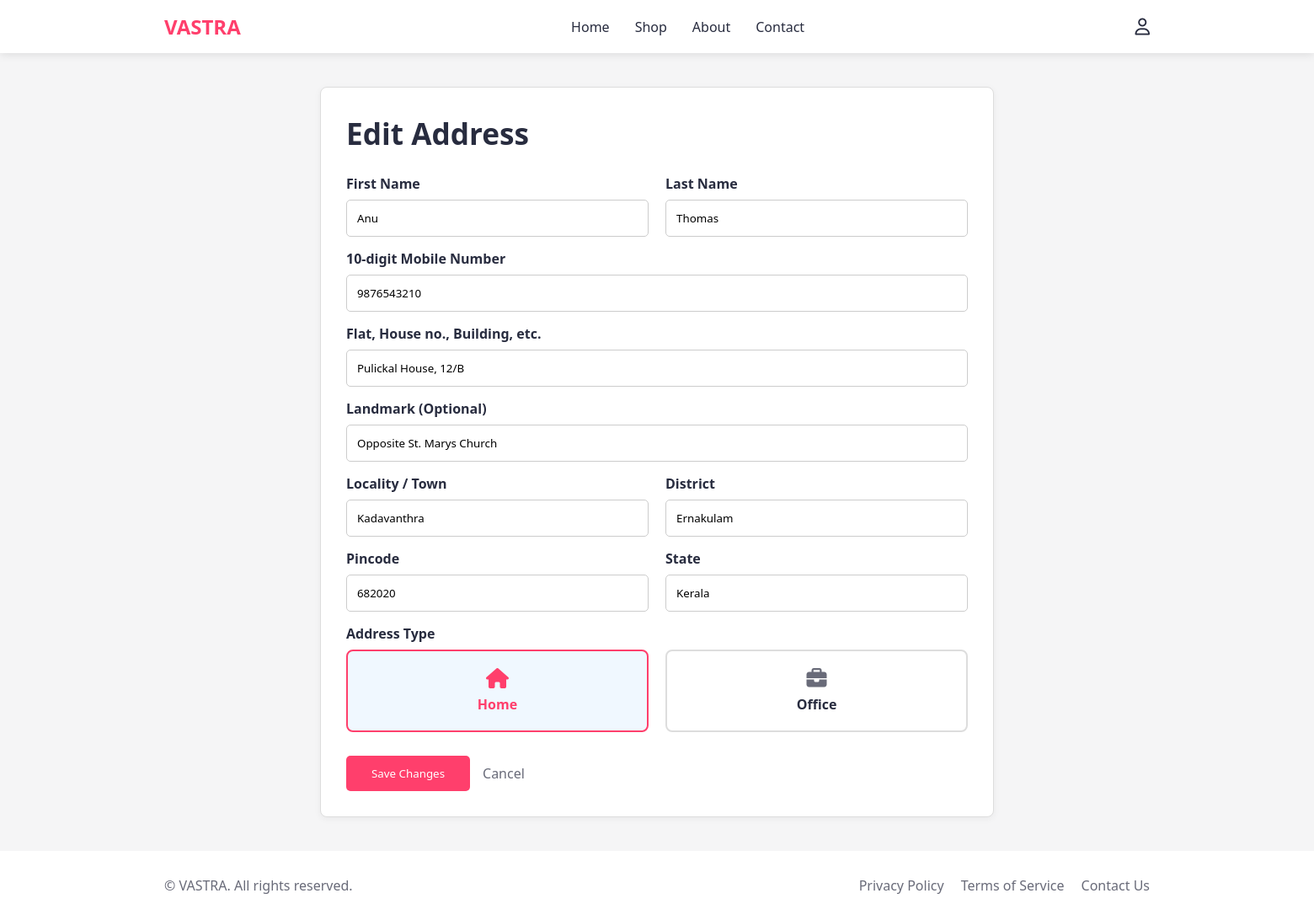
/dashboard/edit-address.php?id=1 (signed in), run on the app's committed database.
### tables this page shows
CREATE TABLE `addresses` (
  `address_id` int(11) NOT NULL,
  `user_id` int(11) NOT NULL,
  `recipient_fname` varchar(100) NOT NULL COMMENT 'First name of the recipient',
  `recipient_lname` varchar(100) NOT NULL COMMENT 'Last name of the recipient',
  `mobile_number` varchar(15) NOT NULL,
  `house_address` varchar(255) NOT NULL COMMENT 'House Name, House Number, Building Name',
  `landmark` varchar(255) DEFAULT NULL COMMENT 'Optional: e.g., Near Post Office',
  `locality_or_town` varchar(255) NOT NULL COMMENT 'e.g., Thampanoor, Edappally',
  `district` varchar(100) NOT NULL COMMENT 'e.g., Thiruvananthapuram, Ernakulam, Kozhikode',
  `pincode` varchar(6) NOT NULL,
  `state` varchar(100) NOT NULL DEFAULT 'Kerala',
  `address_type` enum('Home','Office') NOT NULL DEFAULT 'Home',
  `is_default` tinyint(1) NOT NULL DEFAULT 0 COMMENT '1 for the primary address, 0 for others'
);

### dashboard/edit-address.php (the view, shortened to what this page needs)
<?php
include "../config.php";
$user_id = $_SESSION['user_id'];
$address_id = (int)$_GET['id'];
$sql_fetch = "SELECT * FROM addresses WHERE address_id = ? AND user_id = ?";
$stmt_fetch = mysqli_prepare($conn, $sql_fetch);
mysqli_stmt_bind_param($stmt_fetch, "ii", $address_id, $user_id);
mysqli_stmt_execute($stmt_fetch);
$result = mysqli_stmt_get_result($stmt_fetch);
$address_data = mysqli_fetch_assoc($result);
?>
<!DOCTYPE html>
<html lang="en">
<head>
    <link rel="stylesheet" href="https://cdnjs.cloudflare.com/ajax/libs/font-awesome/6.4.0/css/all.min.css">
    <link rel="stylesheet" href="../index.css">
</head>
<body>
    <nav class="navbar">
       <div class="container nav-container">
            <a href="../index.php" class="logo">VASTRA</a>
            <div class="nav-icons"><a href="../dashboard.php" title="My Account"><i class="far fa-user"></i></a></div>
        </div>
    </nav>
    <main class="container">
        <div class="form-container">
            <h1>Edit Address</h1>
            <form id="addressForm" method="POST" action="edit-address.php?id=<?= $address_id; ?>" novalidate>
                <div class="form-row">
                    <div class="form-group">
                        <label for="recipient_fname">First Name</label>
                        <input type="text" name="recipient_fname" id="recipient_fname" required value="<?= htmlspecialchars($address_data['recipient_fname'] ?? '') ?>">
                    </div>
                    <div class="form-group">
                        <label for="recipient_lname">Last Name</label>
                        <input type="text" name="recipient_lname" id="recipient_lname" required value="<?= htmlspecialchars($address_data['recipient_lname'] ?? '') ?>">
                    </div>
                </div>
                <div class="form-row">
                    <div class="form-group">
                        <label for="mobile_number">10-digit Mobile Number</label>
                        <input type="tel" name="mobile_number" id="mobile_number" required maxlength="10" value="<?= htmlspecialchars($address_data['mobile_number']) ?>">
                    </div>
                </div>
                <div class="form-group"><label for="house_address">Flat, House no., Building, etc.</label><input type="text" name="house_address" id="house_address" required value="<?= htmlspecialchars($address_data['house_address']) ?>"><small class="error-message"></small></div>
                <div class="form-group"><label for="landmark">Landmark (Optional)</label><input type="text" name="landmark" id="landmark" value="<?= htmlspecialchars($address_data['landmark']) ?>"></div>
                <div class="form-row">
                    <div class="form-group"><label for="locality_or_town">Locality / Town</label><input type="text" name="locality_or_town" id="locality_or_town" required value="<?= htmlspecialchars($address_data['locality_or_town']) ?>"><small class="error-message"></small></div>
                    <div class="form-group"><label for="district">District</label><input type="text" name="district" id="district" required value="<?= htmlspecialchars($address_data['district']) ?>"><small class="error-message"></small></div>
                </div>
                <div class="form-row">
                    <div class="form-group"><label for="pincode">Pincode</label><input type="text" name="pincode" id="pincode" required maxlength="6" value="<?= htmlspecialchars($address_data['pincode']) ?>"><small class="error-message"></small></div>
                    <div class="form-group"><label for="state">State</label><input type="text" name="state" id="state" required value="<?= htmlspecialchars($address_data['state']) ?>"><small class="error-message"></small></div>
                </div>
                <div class="form-group">
                    <label>Address Type</label>
                    <div class="address-type-group">
                        <div class="radio-card"><label for="type_home"><i class="fas fa-home"></i> <span>Home</span></label></div>
                        <div class="radio-card"><label for="type_office"><i class="fas fa-briefcase"></i> <span>Office</span></label></div>
                    </div>
                </div>
                <div class="form-actions">
                    <button type="submit" name="update_address" class="btn-save">Save Changes</button>
                    <a href="manage-addresses.php" class="btn-cancel">Cancel</a>
                </div>
            </form>
        </div>
    </main>
</body>
</html>

### index.css (style rules this page uses)
:root { --primary: #ff3f6c; --primary-dark: #e6395a; --primary-rgb: 255, 63, 108; --secondary: #282c3f; --light-gray: #f5f5f6; --dark-gray: #696b79; --white: #ffffff; --black: #000000; --error: #c0392b; }
* { margin: 0; padding: 0; box-sizing: border-box; font-family: 'Segoe UI', Tahoma, Geneva, Verdana, sans-serif; }
body { background-color: #fafafa; color: var(--secondary); }
.container { width: 100%; max-width: 1200px; margin: 0 auto; padding: 0 15px; }
.navbar { background-color: var(--white); box-shadow: 0 2px 10px rgba(0, 0, 0, 0.1); position: sticky; top: 0; z-index: 100; padding: 15px 0; }
.nav-container { display: flex; justify-content: space-between; align-items: center; }
.logo { font-size: 24px; font-weight: 700; color: var(--primary); text-decoration: none; }
.nav-links { display: flex; gap: 30px; }
.nav-links a { text-decoration: none; color: var(--secondary); font-weight: 500; transition: color 0.3s; }
.nav-icons { display: flex; align-items: center; gap: 20px; }
.nav-icons a { color: var(--secondary); font-size: 20px; transition: color 0.3s; }
footer { background-color: var(--white); padding: 30px 0; margin-top: auto; }
.footer-content { display: flex; flex-direction: column; align-items: center; }
@media (min-width: 768px) { .footer-content { flex-direction: row; justify-content: space-between; align-items: center; } }
.copyright { color: var(--dark-gray); margin-bottom: 15px; }
@media (min-width: 768px) { .copyright { margin-bottom: 0; } }
.footer-links { display: flex; gap: 20px; }
.footer-links a { color: var(--dark-gray); text-decoration: none; transition: color 0.3s; }

### dashboard/edit-address.php (style rules this page uses)
* { box-sizing: border-box; }
body { background-color: var(--light-gray); overflow-x: hidden; }
.form-container { max-width: 800px; margin: 40px auto; background: white; padding: 30px; border-radius: 8px; border: 1px solid #ddd; box-shadow: 0 2px 8px rgba(0,0,0,0.05); }
.form-container h1 { margin-top: 0; margin-bottom: 25px; color: var(--secondary); font-size: 2.2rem; }
.form-row { display: flex; flex-wrap: wrap; gap: 20px; }
.form-row .form-group { flex: 1; min-width: calc(50% - 10px); }
.form-group { margin-bottom: 15px; }
.form-group label { display: block; font-weight: 600; margin-bottom: 8px; }
.form-group input { width: 100%; padding: 12px; border: 1px solid #ccc; border-radius: 5px; box-sizing: border-box; }
.form-actions { display: flex; gap: 15px; align-items: center; margin-top: 20px; }
.btn-save { background-color: var(--primary); color: white; border: none; padding: 12px 30px; border-radius: 5px; cursor: pointer; font-weight: 500; }
.btn-cancel { color: var(--dark-gray); text-decoration: none; }
.address-type-group { display: flex; gap: 20px; }
.address-type-group .radio-card { flex: 1; }
.address-type-group label { display: flex; flex-direction: column; align-items: center; justify-content: center; width: 100%; padding: 20px; border: 2px solid #ddd; border-radius: 8px; cursor: pointer; transition: all 0.3s ease; }
.address-type-group label i { font-size: 1.5rem; margin-bottom: 8px; color: var(--dark-gray); }
.address-type-group input[type="radio"]:checked+label { border-color: var(--primary); background-color: #f0f8ff; }
.address-type-group input[type="radio"]:checked+label i, .address-type-group input[type="radio"]:checked+label span { color: var(--primary); }

### data on the page
addresses: recipient_fname "Anu", recipient_lname "Thomas", mobile_number "9876543210", house_address "Pulickal House, 12/B", landmark "Opposite St. Marys Church", locality_or_town "Kadavanthra", district "Ernakulam", pincode "682020", state "Kerala"
